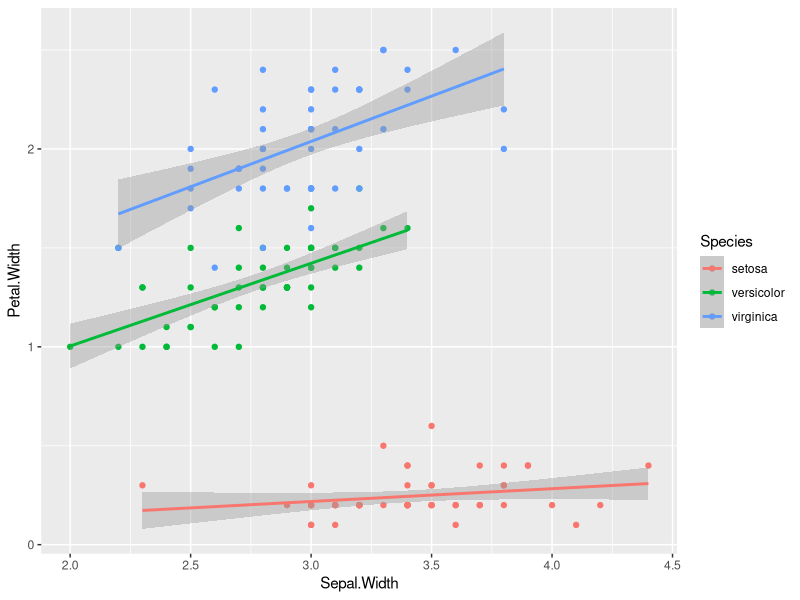
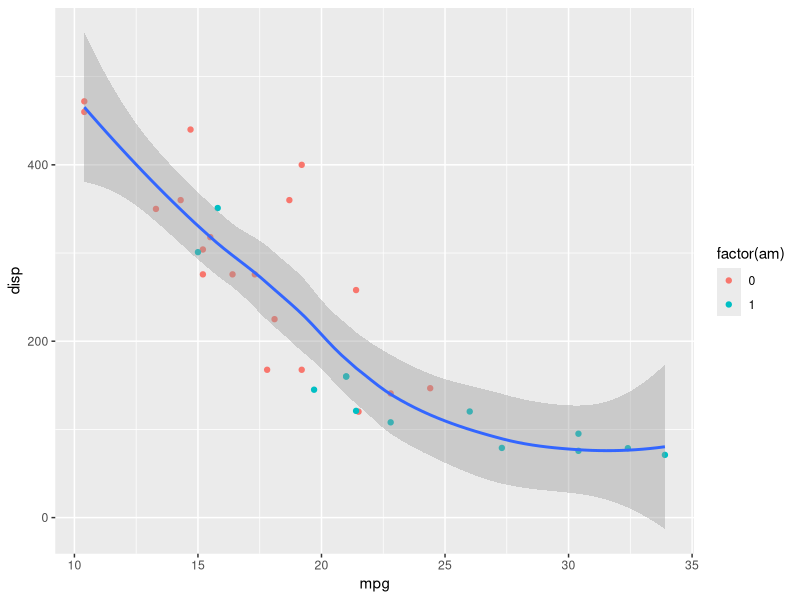
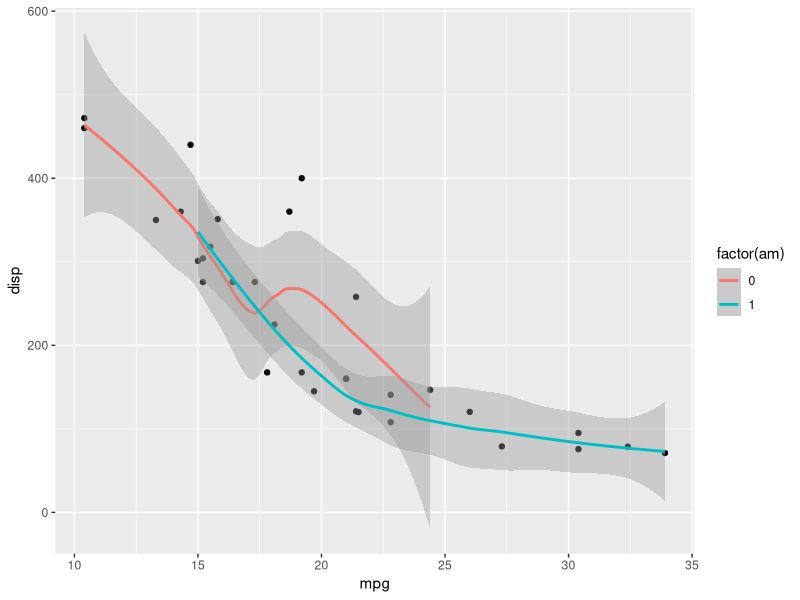
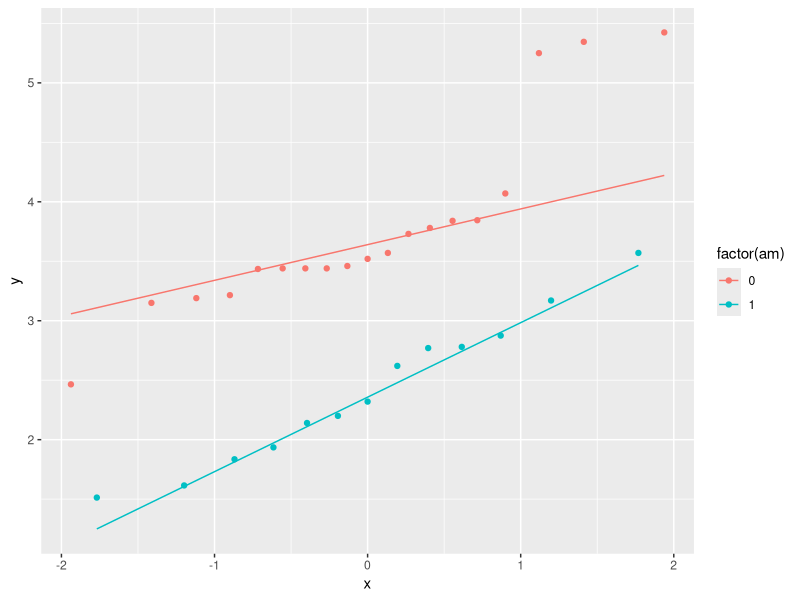

Source code (R) for these figures, in order:
#R plots for default datasets

library(ggplot2)
#linear model for each Species
ggplot(iris,aes(x=Sepal.Width, y=Petal.Width, col=Species)) +
  geom_point() +
  geom_smooth(method = 'lm')

# data general trend, group is shown only with colors of dots
ggplot(mtcars, aes(mpg, disp))+
  geom_point(aes(col = factor(am)))+
  geom_smooth()

# data trend for each group
ggplot(mtcars, aes(mpg, disp))+
  geom_point()+
  geom_smooth(aes(col = factor(am)))

# qq plot for each am:
ggplot(mtcars, aes(sample=wt, col=factor(am))) + 
  geom_qq() +
  geom_qq_line()
